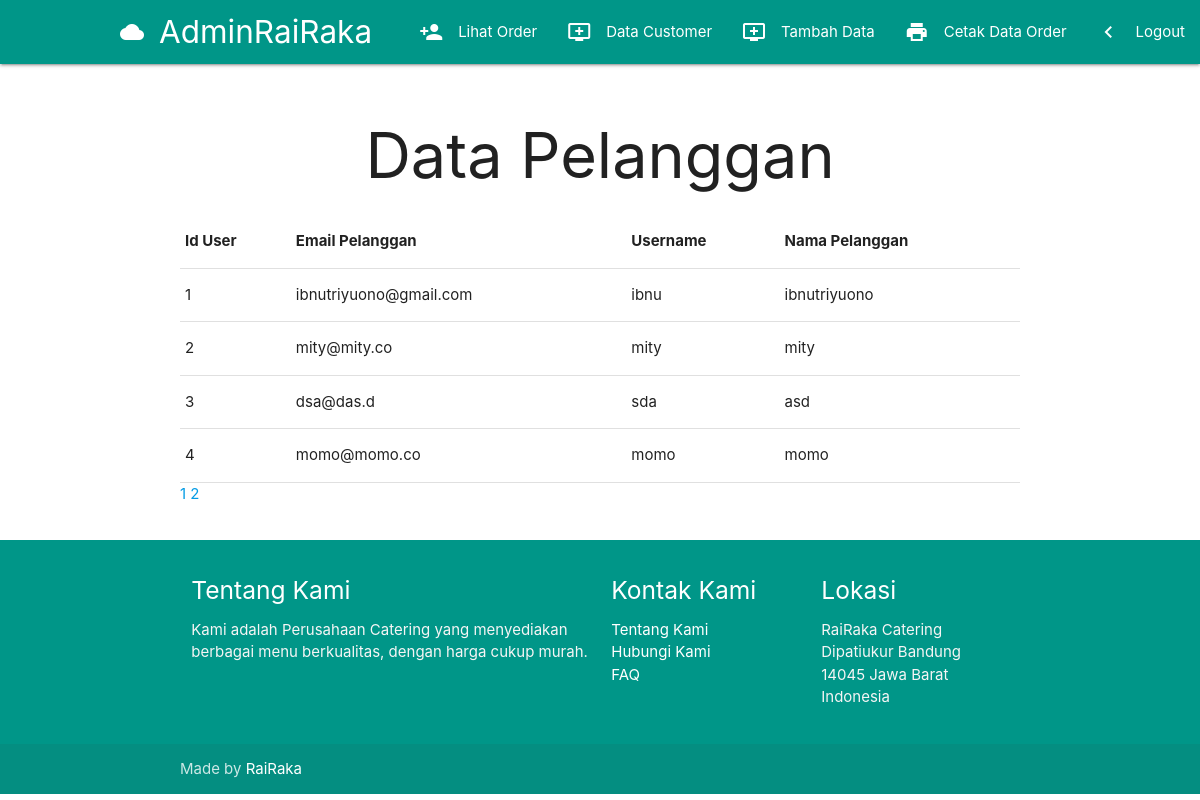
The app's page /admin/dashboard/index.php?page=datacustomer (signed in) with its own data.
### tables this page shows
CREATE TABLE `user` (
  `id_user` int(11) NOT NULL AUTO_INCREMENT,
  `username_user` varchar(255) DEFAULT NULL,
  `password_user` varchar(255) DEFAULT NULL,
  `email_user` varchar(255) DEFAULT NULL,
  `name_user` varchar(255) DEFAULT NULL,
  PRIMARY KEY (`id_user`)
);

### admin/dashboard/index.php (called while the page is built)
<?php
    include("headeradmin.php");
    if(isset($_GET['page'])){
        $page=$_GET['page'].".php";
    } else {
        $page="homeadmin.php";
    }
    include($page);
    include("footeradmin.php");
?>

### admin/dashboard/datacustomer.php (the view, shortened to what this page needs)
   <?php
include '../../config/conn.php';
   $page = 4;
   $q = mysqli_query($conn, "SELECT * FROM user");
   $jum=mysqli_num_rows($q);
   $pages = ceil($jum/$page);
   $halamanAktif = (isset($_GET["halaman"])) ? $_GET["halaman"] : 1;
   $awalData = ($page * $halamanAktif)-$page;
   $result = mysqli_query($conn, "SELECT * from user LIMIT $awalData, $page");
?>
       <div class="container">
           <div class="section">
               <div class="row">
                   <h1 class="center-align">Data Pelanggan</h1>
                   <table class="" width='100%' border=1>
                       <thead>
                           <tr>
                               <th>Id User</th>
                               <th>Email Pelanggan</th>
                               <th>Username</th>
                               <th>Nama Pelanggan</th>
                           </tr>
                       </thead>
                       <?php
   while($user_data = mysqli_fetch_array($result)) {
       echo "<tbody>";
       echo "<tr>";
       echo "<td>".$user_data['id_user']."</td>";
       echo "<td>".$user_data['email_user']."</td>";
       echo "<td>".$user_data['username_user']."</td>";
       echo "<td>".$user_data['name_user']."</td>";
       echo "</tbody>";
   }
   ?>
                   </table>
                   <?php for ($i=1; $i <=$pages ; $i++) :?>
                   <a class="pagination" href="index.php?page=datacustomer&halaman=<?= $i; ?>">
                       <?= $i;?>
                   </a>
                   <?php endfor;?>
               </div>
           </div>
       </div>

### records on screen
user: id_user "1", email_user "ibnutriyuono@gmail.com", username_user "ibnu", name_user "ibnutriyuono"
user: id_user "2", email_user "mity@mity.co", username_user "mity", name_user "mity"
user: id_user "3", email_user "dsa@das.d", username_user "sda", name_user "asd"
user: id_user "4", email_user "momo@momo.co", username_user "momo", name_user "momo"
